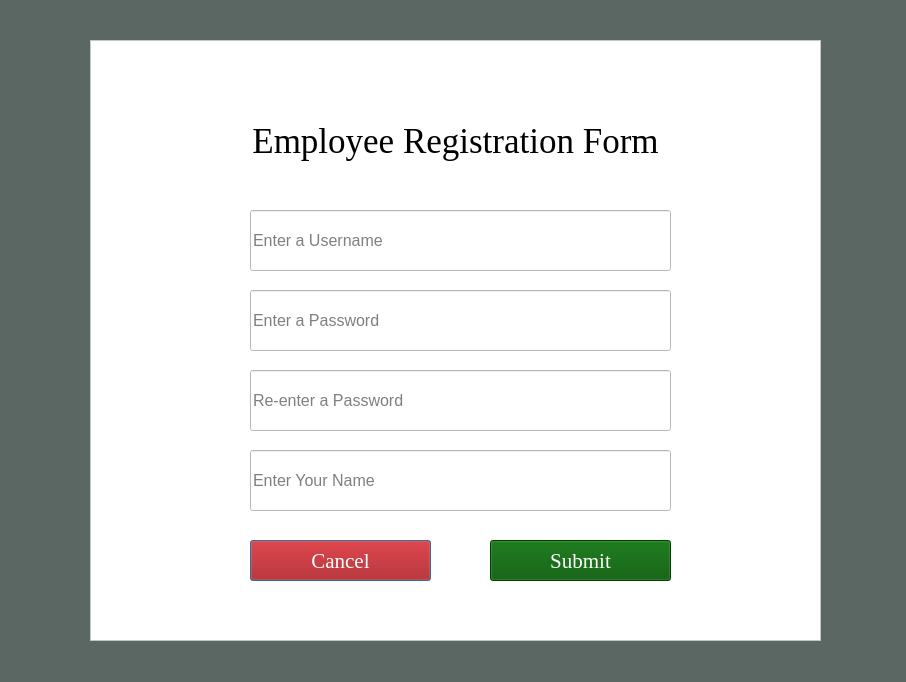
<?xml version="1.0" encoding="UTF-8"?>
<ui version="4.0">
 <class>Dialog</class>
 <widget class="QDialog" name="Dialog">
  <property name="geometry">
   <rect>
    <x>0</x>
    <y>0</y>
    <width>906</width>
    <height>682</height>
   </rect>
  </property>
  <property name="windowTitle">
   <string>PHN Tech</string>
  </property>
  <property name="styleSheet">
   <string notr="true">background-color: rgb(90, 103, 99);</string>
  </property>
  <widget class="QFrame" name="frame">
   <property name="geometry">
    <rect>
     <x>90</x>
     <y>40</y>
     <width>731</width>
     <height>601</height>
    </rect>
   </property>
   <property name="cursor">
    <cursorShape>ArrowCursor</cursorShape>
   </property>
   <property name="styleSheet">
    <string notr="true">background-color: rgb(255, 255, 255);</string>
   </property>
   <property name="frameShape">
    <enum>QFrame::StyledPanel</enum>
   </property>
   <property name="frameShadow">
    <enum>QFrame::Raised</enum>
   </property>
   <widget class="QLabel" name="label">
    <property name="geometry">
     <rect>
      <x>150</x>
      <y>70</y>
      <width>431</width>
      <height>61</height>
     </rect>
    </property>
    <property name="font">
     <font>
      <family>Times New Roman</family>
      <pointsize>26</pointsize>
     </font>
    </property>
    <property name="text">
     <string>Employee Registration Form</string>
    </property>
    <property name="alignment">
     <set>Qt::AlignCenter</set>
    </property>
   </widget>
   <widget class="QLineEdit" name="lineEdit">
    <property name="geometry">
     <rect>
      <x>160</x>
      <y>170</y>
      <width>421</width>
      <height>61</height>
     </rect>
    </property>
    <property name="font">
     <font>
      <pointsize>12</pointsize>
     </font>
    </property>
    <property name="placeholderText">
     <string>Enter a Username</string>
    </property>
   </widget>
   <widget class="QLineEdit" name="lineEdit_2">
    <property name="geometry">
     <rect>
      <x>160</x>
      <y>250</y>
      <width>421</width>
      <height>61</height>
     </rect>
    </property>
    <property name="font">
     <font>
      <pointsize>12</pointsize>
     </font>
    </property>
    <property name="echoMode">
     <enum>QLineEdit::Password</enum>
    </property>
    <property name="placeholderText">
     <string>Enter a Password</string>
    </property>
   </widget>
   <widget class="QLineEdit" name="lineEdit_3">
    <property name="geometry">
     <rect>
      <x>160</x>
      <y>330</y>
      <width>421</width>
      <height>61</height>
     </rect>
    </property>
    <property name="font">
     <font>
      <pointsize>12</pointsize>
     </font>
    </property>
    <property name="echoMode">
     <enum>QLineEdit::Password</enum>
    </property>
    <property name="placeholderText">
     <string>Re-enter a Password</string>
    </property>
   </widget>
   <widget class="QLineEdit" name="lineEdit_4">
    <property name="geometry">
     <rect>
      <x>160</x>
      <y>410</y>
      <width>421</width>
      <height>61</height>
     </rect>
    </property>
    <property name="font">
     <font>
      <pointsize>12</pointsize>
     </font>
    </property>
    <property name="placeholderText">
     <string>Enter Your Name</string>
    </property>
   </widget>
   <widget class="QPushButton" name="pushButton">
    <property name="geometry">
     <rect>
      <x>160</x>
      <y>500</y>
      <width>181</width>
      <height>41</height>
     </rect>
    </property>
    <property name="font">
     <font>
      <family>Times New Roman</family>
      <pointsize>16</pointsize>
     </font>
    </property>
    <property name="styleSheet">
     <string notr="true">color: rgb(255, 255, 255);
background-color: rgb(170, 0, 0);</string>
    </property>
    <property name="text">
     <string>Cancel</string>
    </property>
   </widget>
   <widget class="QPushButton" name="pushButton_2">
    <property name="geometry">
     <rect>
      <x>400</x>
      <y>500</y>
      <width>181</width>
      <height>41</height>
     </rect>
    </property>
    <property name="font">
     <font>
      <family>Times New Roman</family>
      <pointsize>16</pointsize>
     </font>
    </property>
    <property name="styleSheet">
     <string notr="true">color: rgb(255,255,255);
background-color: rgb(0, 85, 0);</string>
    </property>
    <property name="text">
     <string>Submit</string>
    </property>
   </widget>
  </widget>
 </widget>
 <resources/>
 <connections/>
</ui>
